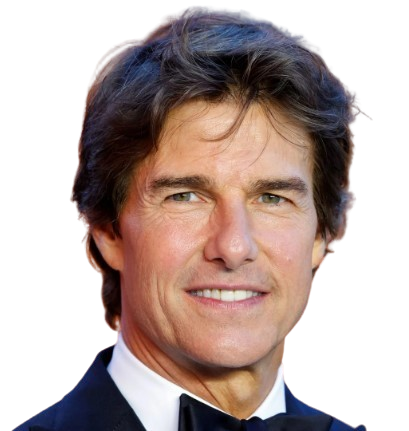
//> input picture resources/test.png, 409 x 431 px, given in place of the camera
$ ./main   (built with g++ and OpenCV 4)
//> lines starting //> are read from the running program, lines starting //| are printed output that depends on the picture; after the words box and inside, x2 and y2 are one past the last pixel; in counts of white or black regions, pixels touching at a corner belong together
#include <iostream>
#include <opencv2/opencv.hpp>
#include <opencv2/imgcodecs.hpp>
#include <opencv2/highgui.hpp>
#include <opencv2/imgproc.hpp>

// [120 lines left out: functions showImage, showVideo, startWebCam, basicImageProcessingOperations, resizingImage, scalingImage and 1 more, not called in this run]
/**
 * @brief Creates an image with custom drawings (circle, rectangle, line, and text)
 * @param width Width of the output image
 * @param height Height of the output image
 * @param bgColor Background color (BGR format)
 * @return Mat object containing the drawn image
 */
// [31 lines left out: function createCustomDrawing, not called in this run]


/**
 * @brief Applies perspective transformation to extract a rectangular region from an image
 * @param inputImage Source image to be processed
 * @param srcPoints Array of 4 source points (corners of the object to extract)
 * @param width Width of the output warped image
 * @param height Height of the output warped image
 * @param debugMode If true, draws circles on source points
 * @return Warped image (Mat) containing the extracted rectangle
 */
// [40 lines left out: function extractPerspectiveRect, not called in this run]

/**
 * @brief Detects and isolates colors in an image using HSV color space with adjustable trackbars
 * @param path Path to the input image file
 */
// [60 lines left out: function colorDetection, not called in this run]

void colorDetectionWebCam()
{


    cv::VideoCapture capV(0);
    cv::Mat img;
    // ===== Set Default HSV Threshold Values =====
    // These values can detect red objects by default
    int Hmin = 0, Smin = 0, Vmin = 0;
    int Hmax = 179, Smax = 255, Vmax = 255;

    // Store old values for comparison
    int prevHmin = Hmin, prevSmin = Smin, prevVmin = Vmin;
    int prevHmax = Hmax, prevSmax = Smax, prevVmax = Vmax;


    // =====  Create Trackbar Window =====
    cv::namedWindow("Trackbars", cv::WINDOW_NORMAL);
    cv::resizeWindow("Trackbars", 640, 200);

    // Create trackbars for HSV threshold adjustment
    cv::createTrackbar("Hue Min", "Trackbars", &Hmin, 179);
//> slider 'Hue Min' is set to 35
    cv::createTrackbar("Hue Max", "Trackbars", &Hmax, 179);
    cv::createTrackbar("Sat Min", "Trackbars", &Smin, 255);
//> slider 'Sat Min' is set to 51
    cv::createTrackbar("Sat Max", "Trackbars", &Smax, 255);
    cv::createTrackbar("Val Min", "Trackbars", &Vmin, 255);
//> slider 'Val Min' is set to 51
    cv::createTrackbar("Val Max", "Trackbars", &Vmax, 255);
    while (capV.read(img))
    {
//> img is the input picture: 431 rows x 409 cols, CV_8UC3; mean B, G, R 166.8, 171, 187.2
        // ===== Initialize HSV Image and Mask =====
        cv::Mat imgHSV, imgMask,imgResult;;
        cv::cvtColor(img, imgHSV, cv::COLOR_BGR2HSV);
//> imgHSV: 431 rows x 409 cols, CV_8UC3; mean H, S, V 28.2, 57.3, 190.4

        // Set lower and upper bounds for color detection
        cv::Scalar lower(Hmin, Smin, Vmin);
        cv::Scalar upper(Hmax, Smax, Vmax);

        // Create binary mask where white pixels represent detected color
        cv::inRange(imgHSV, lower, upper, imgMask);
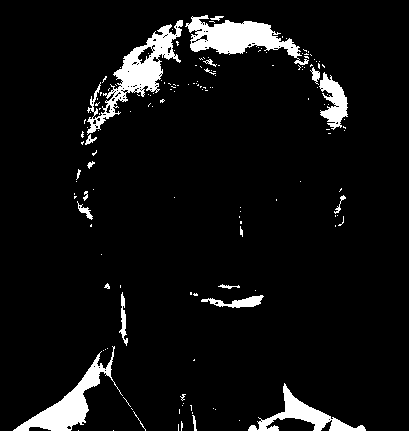
//> imgMask: 431 rows x 409 cols, CV_8UC1; 6.5% white; 154 white regions (132 under 20 px), largest, box (x1, y1, x2, y2) and area: (87, 20, 183, 135) 2764, (185, 15, 309, 65) 2596, (13, 346, 123, 431) 2150

        // Apply morphological operations to clean up the mask(Optional)
        cv::Mat kernel = cv::getStructuringElement(cv::MORPH_ELLIPSE, cv::Size(5, 5));
        cv::morphologyEx(imgMask, imgMask, cv::MORPH_OPEN, kernel);
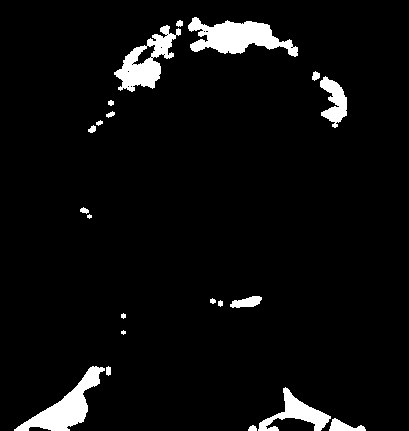
//> imgMask: 431 rows x 409 cols, CV_8UC1; 5% white; 21 white regions (2 under 20 px), largest, box (x1, y1, x2, y2) and area: (188, 17, 298, 57) 2307, (14, 366, 105, 431) 1936, (114, 25, 181, 92) 1779

        // Display images
        cv::imshow("Original Image", img);
        //cv::imshow("HSV Image", imgHSV);
        cv::imshow("Color Mask", imgMask);
        // Only print when values change
        if (Hmin != prevHmin || Smin != prevSmin || Vmin != prevVmin ||
            Hmax != prevHmax || Smax != prevSmax || Vmax != prevVmax)
        {
            std::cout << "-------------------------------------------\n";
            std::cout << "Hmin,Smin,Vmin,Hmax,Smax,Vmax\n";
            std::cout << Hmin << "," << Smin << "," << Vmin << ","
                      << Hmax << "," << Smax << "," << Vmax << "\n";
            std::cout << "-------------------------------------------\n";

            // update old values
            prevHmin = Hmin; prevSmin = Smin; prevVmin = Vmin;
            prevHmax = Hmax; prevSmax = Smax; prevVmax = Vmax;
        }

        // Exit loop when ESC key is pressed
        if (cv::waitKey(1) == 27)
//> the Esc key is pressed
        {
            break;
        }

    }

    // ===== Cleanup =====
    cv::destroyAllWindows();
}


// [94 lines left out: functions getContors, contoursDetection, detectAndDrawFaces, not called in this run]

int main ()
{
    std::string imgPath="resources/test.png";
    std::string videoPath="resources/test_video.mp4";
    std::string cardImgPath="resources/cards.jpg";
    std::string shapeImgPath="resources/shapes.png";
    std::string lamboImgPath="resources/lambo.png";
    std::string preTrainedHaarCascadeModel="resources/haarcascade_frontalface_default.xml";

    // [37 lines of commented-out code are left out]
    colorDetectionWebCam();
    return 0;
}
